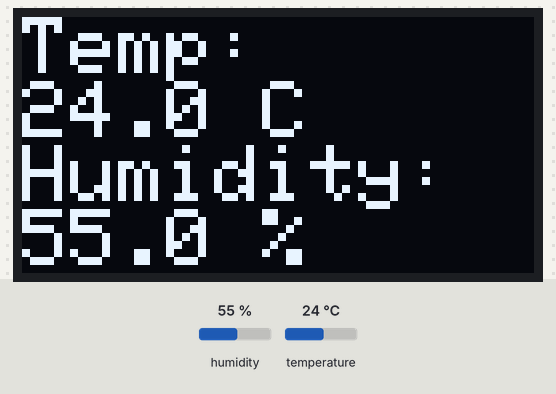
This program was run on a simulated ESP32. Shown: 128×64 one-colour display. The test bench sets the inputs (shaded band); at power-on: humidity 55 %, temperature 24 °C.

Above: at 3.2 s.
3.3 s: humidity set to 22 %
At 5.4 s:
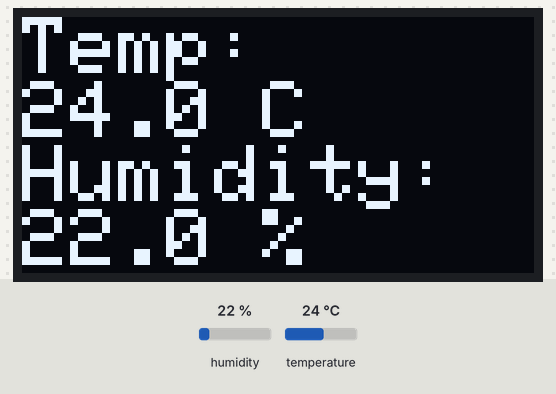
6.1 s: temperature set to 12 °C
At 7.3 s:
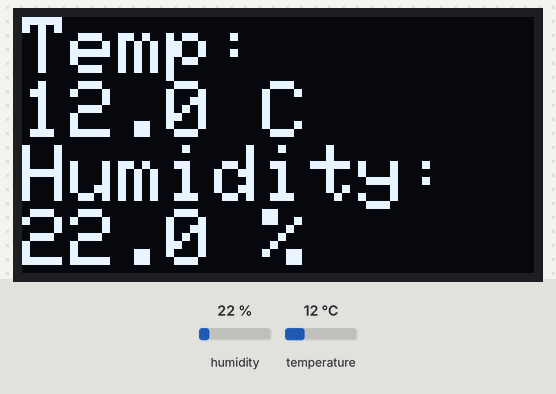
8.9 s: humidity set to 40 %
At 11.0 s:
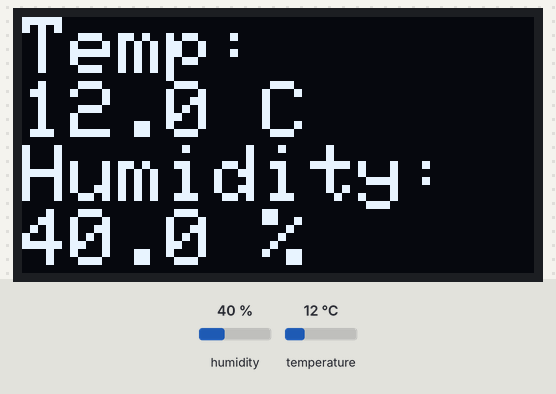
11.9 s: temperature set to 19 °C
At 12.9 s:
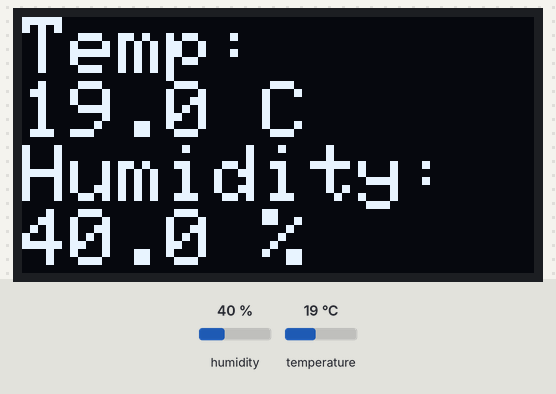
Timing chart, 0 to 14.9 s (numbered marks = the images above; inputs shaded):
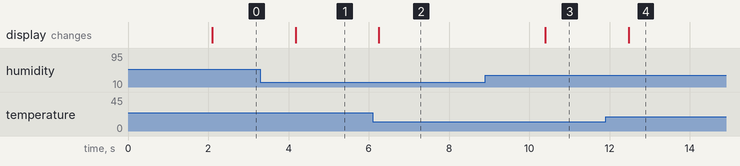

The program:

main.cpp
```cpp
#include <Arduino.h>
#include <DHT.h>
#include <Wire.h>
#include <Adafruit_GFX.h>
#include <Adafruit_SSD1306.h>

#define SCREEN_WIDTH 128 // OLED display width in pixels
#define SCREEN_HEIGHT 64 // OLED display height in pixels

#define DHTPIN 4
#define DHTTYPE DHT11

DHT dht(DHTPIN, DHTTYPE);

Adafruit_SSD1306 display(SCREEN_WIDTH, SCREEN_HEIGHT, &Wire, -1);

void setup()
{
  // put your setup code here, to run once:
  Serial.begin(115200);
  if (!display.begin(SSD1306_SWITCHCAPVCC, 0x3C))
  {
    Serial.println(F("SSD1306 allocation failed"));
    while (true)
      ;
  }

  // delay(2000);
  display.clearDisplay();
  display.setTextSize(2);
  display.setTextColor(SSD1306_WHITE);
  display.setCursor(0, 0);
  display.print("Starting...");
  display.display();
  delay(2000);
  dht.begin();
}

void loop()
{
  float temp = dht.readTemperature();
  float humidity = dht.readHumidity();
  display.clearDisplay();
  display.setCursor(0, 0);
  if (!isnan(temp) && !isnan(humidity))
  {

    display.println("Temp: ");

    display.print(temp, 1);
    display.println(" C");
    display.print("Humidity: ");
    display.print(humidity, 1);
    display.println(" %");
    // Serial.printf("Temp: %.1f C | Humidity: %.1f %%\n", temp, humidity);
  }
  else
  {
    Serial.printf("Failed to read from DHT sensor!");
  }
  display.display();
  delay(1000);
}
```

Measured:
- after the input at 3.3 s, the display: changes after 0.88 s (image 1)
- after the input at 6.1 s, the display: changes after 0.15 s (image 2)
- after the input at 8.9 s, the display: changes after 1.5 s (image 3)
- after the input at 11.9 s, the display: changes after 0.58 s (image 4)
